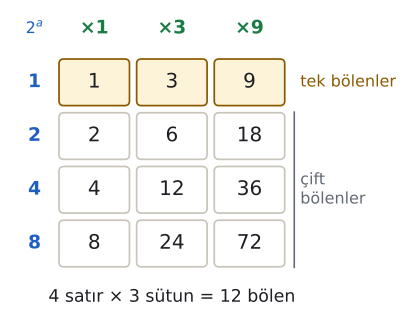

Recreate this plot in Python.
import sys; sys.path.insert(0, "tools")
from cizim import *

# Ders: 72 = 2^3 · 3^2 sayısının 12 pozitif böleni, 4 satır × 3 sütun.
fig, ax = sekil(5.2, 4.2)
ax.axis("off"); ax.set_aspect("equal")
w, h = 1.3, 0.9
sutun = ["1", "3", "9"]
satir = ["1", "2", "4", "8"]
for j, s in enumerate(sutun):
    ax.text(j * w + w / 2, 0.45, "×" + s, ha="center", va="center", fontsize=14, color=YESIL, fontweight="bold")
for i, s in enumerate(satir):
    y = -i * h
    ax.text(-0.35, y - h / 2, s, ha="center", va="center", fontsize=14, color=MAVI, fontweight="bold")
    for j in range(3):
        deger = int(s) * int(sutun[j])
        tek = i == 0
        ax.add_patch(patches.FancyBboxPatch((j * w + 0.06, y - h + 0.06), w - 0.12, h - 0.12,
                     boxstyle="round,pad=0,rounding_size=0.08",
                     facecolor=SARI_ACIK if tek else "white", edgecolor=SARI if tek else CIZGI, lw=1.3))
        ax.text(j * w + w / 2, y - h / 2, str(deger), ha="center", va="center", fontsize=15, color=YAZI)
ax.text(3 * w + 0.2, -h / 2, "tek bölenler", ha="left", va="center", fontsize=12, color=SARI)
ax.text(3 * w + 0.2, -2.5 * h, "çift\nbölenler", ha="left", va="center", fontsize=12, color=SOLUK)
ax.plot([3 * w + 0.1, 3 * w + 0.1], [-h - 0.05, -4 * h + 0.05], color=SOLUK, lw=1.2)
ax.text(1.5 * w, -4 * h - 0.45, "4 satır × 3 sütun = 12 bölen", ha="center", va="center", fontsize=13, color=YAZI)
ax.text(-0.35, 0.45, r"$2^a$", ha="center", va="center", fontsize=12, color=MAVI)
ax.set_xlim(-0.8, 3 * w + 1.5); ax.set_ylim(-4 * h - 0.8, 0.8)
kaydet(fig, __file__)
